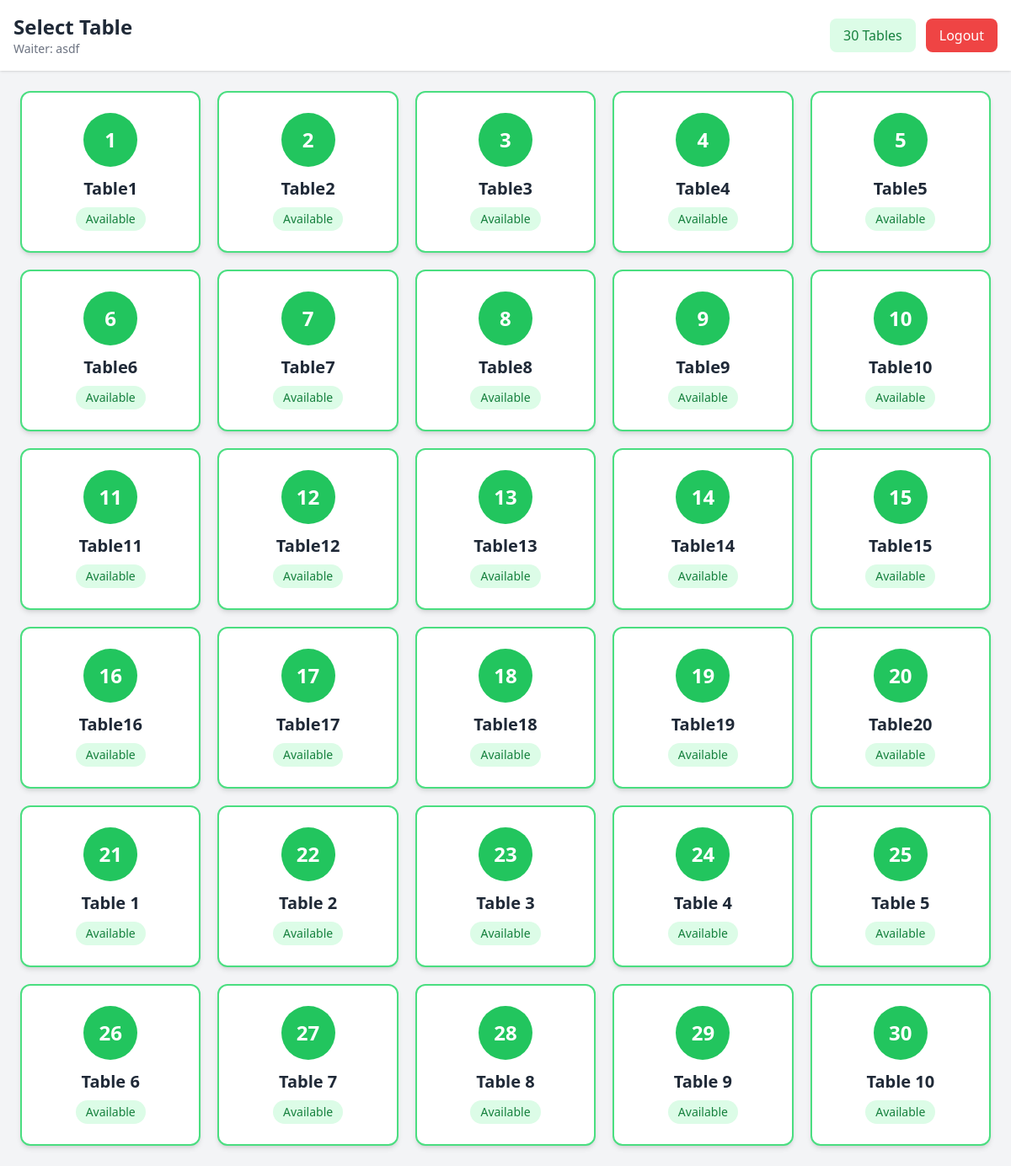
The page /orders/tables/ (signed in) on the database its author committed.
### accounts/models.py (models this page shows)
class User(AbstractUser):
    class Role(models.TextChoices):
        WAITER = "w", "Waiter"
        BILLING = "b", "Billing"
        KITCHEN = "k", "Kitchen"
        OWNER = "o", "Owner"
    role = models.CharField(
        max_length=2,
        choices=Role.choices,
        default=Role.WAITER,
    )

### orders/models.py (models this page shows, shortened)
class Table(models.Model):
    name = models.CharField(max_length=20)
    is_reserved = models.BooleanField(default=False)

### orders/views.py (the view)
# urls.py: path("tables/", views.tables_views, name="tables_view_url"),
@role_required([User.Role.WAITER])
def tables_views(request):
    tables=Table.objects.all()
    return render(request, "orders/tables.html", {"tables": tables})

### orders/templates/orders/tables.html (shortened to what this page needs)
<!doctype html>
<html lang="en">
  <head>
    <script src="https://cdn.tailwindcss.com"></script>
  </head>
  <body class="bg-gray-100 min-h-screen">
    <header class="bg-white shadow p-4 flex justify-between items-center">
      <div>
        <h1 class="text-2xl font-bold text-gray-800">Select Table</h1>
        <p class="text-sm text-gray-500">Waiter: {{ request.user.username }}</p>
      </div>
      <div class="flex items-center gap-3">
        <div
          class="bg-green-100 text-green-700 px-4 py-2 rounded-lg font-medium"
        >
          {{ tables|length }} Tables
        </div>
        <a
          href="{% url 'logout_view_url' %}"
          class="bg-red-500 text-white px-4 py-2 rounded-lg hover:bg-red-600 transition"
        >
          Logout
        </a>
      </div>
    </header>
    <main class="p-6">
      {% if tables %}
      <div
        class="grid grid-cols-2 sm:grid-cols-3 md:grid-cols-4 lg:grid-cols-5 gap-5"
      >
        {% for table in tables %}
        <a
          href="{% url 'menu_view_url' table.id %}"
          class="bg-white rounded-xl shadow-md hover:shadow-xl transition p-6 flex flex-col items-center justify-center border-2 border-green-400 active:scale-95"
        >
          <div
            class="w-16 h-16 bg-green-500 text-white rounded-full flex items-center justify-center text-2xl font-bold mb-3"
          >
            {{ forloop.counter }}
          </div>
          <h2 class="text-xl font-bold text-gray-800">{{ table.name }}</h2>
          <span
            class="mt-2 px-3 py-1 rounded-full text-sm bg-green-100 text-green-700"
          >
            Available
          </span>
        </a>
        {% endfor %}
      </div>
      {% else %}
      <div class="text-center mt-20">
        <h2 class="text-xl font-bold text-gray-600">No tables available</h2>
        <p class="text-gray-500 mt-2">Add tables from admin panel.</p>
      </div>
      {% endif %}
    </main>
  </body>
</html>

### rows shown on the page
User: user.username "asdf"
Table: name "Table1"
Table: name "Table2"
Table: name "Table3"
Table: name "Table4"
Table: name "Table5"
Table: name "Table6"
Table: name "Table7"
Table: name "Table8"
Table: name "Table9"
Table: name "Table10"
Table: name "Table11"
Table: name "Table12"
Table: name "Table13"
Table: name "Table14"
Table: name "Table15"
Table: name "Table16"
Table: name "Table17"
Table: name "Table18"
Table: name "Table19"
Table: name "Table20"
Table: name "Table 1"
Table: name "Table 2"
Table: name "Table 3"
Table: name "Table 4"
Table: name "Table 5"
Table: name "Table 6"
Table: name "Table 7"
Table: name "Table 8"
Table: name "Table 9"
Table: name "Table 10"

### other values the page prints
{{ tables|length }} "30"
